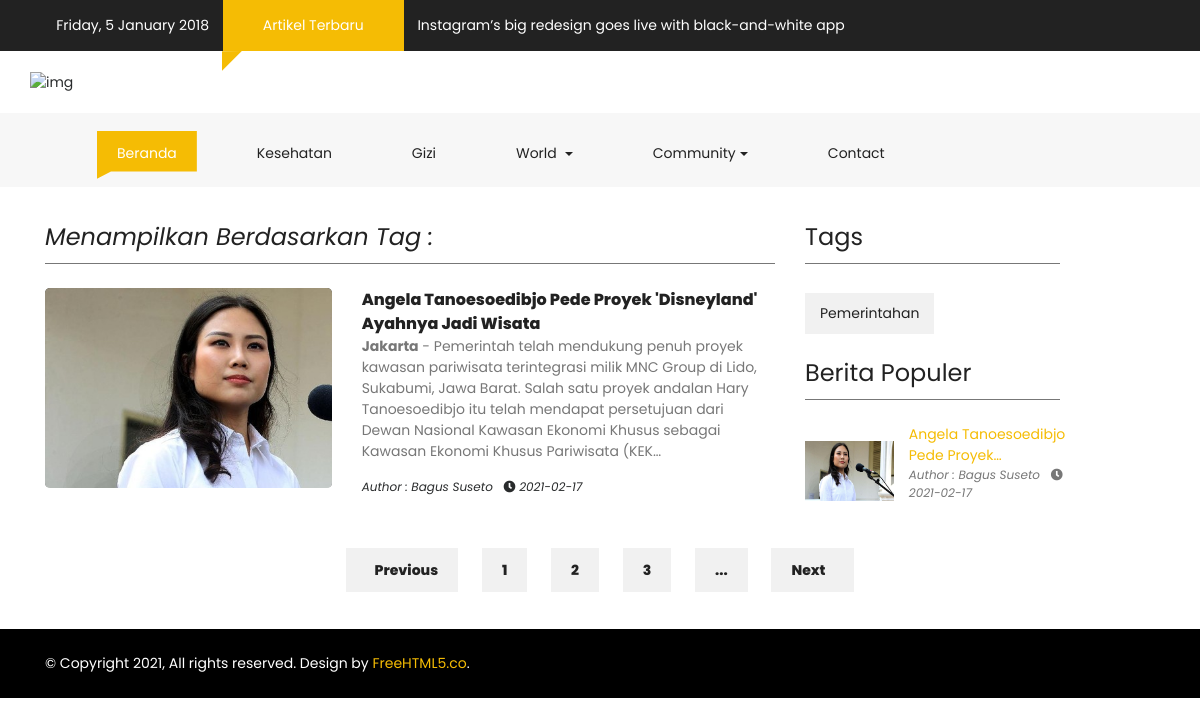
Screenshot of /Blog/tag/Pemerintahan with the database file from the repository.
### tables this page shows
CREATE TABLE `artikel` (
  `id` int(11) NOT NULL,
  `tanggal` date NOT NULL,
  `judul_artikel` varchar(100) NOT NULL,
  `video` text NOT NULL,
  `image` text NOT NULL,
  `deskripsi` text NOT NULL,
  `author` varchar(50) NOT NULL,
  `tag` varchar(50) NOT NULL
);

### application/controllers/Blog.php (called while the page is built, shortened)
<?php
class Blog extends CI_Controller
{
    public function __construct()
    {
        $this->load->model('M_artikel');
    }
    public function tag($id)
    {
        $data['artikel'] = $this->M_artikel->get_by_tag()->result_array();
        $data['title'] = 'Healtify - Tag';
        $this->load->view('index-templates/header', $data);
        $this->load->view('blog/tag', $data);
        $this->load->view('index-templates/footer');
    }
}

### index.php (called while the page is built, shortened)
<?php
require_once BASEPATH.'core/CodeIgniter.php';

### application/models/M_artikel.php (called while the page is built, shortened)
<?php
class M_artikel extends CI_Model
{
    public function get_by_tag()
    {
        $this->db->order_by('id', 'DESC');
        $this->db->where('tag', $this->uri->segment(3));
        return $this->db->get('artikel');
    }
}

### application/views/blog/tag.php (the view, shortened to what this page needs)
<div class="container-fluid pb-4 pt-4 paddding">
    <div class="container paddding">
        <div class="row mx-0">
            <div class="col-md-8 animate-box" data-animate-effect="fadeInLeft">
                <div>
                    <div class="fh5co_heading fh5co_heading_border_bottom py-2 mb-4" style="font-style: oblique;">Menampilkan Berdasarkan Tag : </div>
                </div>
                <?php foreach ($artikel as $row) : ?>
                    <div class="row pb-4">
                        <div class="col-md-5">
                            <div class="fh5co_hover_news_img">
                                <div class="fh5co_news_img"><img src="<?= base_url('assets/img/artikel/') . $row['image'] ?>" alt="" /></div>
                            </div>
                        </div>
                        <div class="col-md-7 animate-box">
                            <a href="<?= base_url('Blog/artikel/') . $row['id'] ?>" class="fh5co_magna py-2"> <?= $row['judul_artikel'] ?> </a>
                            <div class="fh5co_consectetur"> <?= htmlspecialchars_decode(character_limiter($row['deskripsi'], 350)); ?>
                            </div>
                            <p style="font-style: oblique; text-color:grey; font-size:12px;">Author : <?= $row['author'] ?> &nbsp; <i class="fas fa-clock"></i> <?= $row['tanggal'] ?></p>
                        </div>
                    </div>
                <?php endforeach; ?>
            </div>
            <div class=" col-md-3 animate-box" data-animate-effect="fadeInRight">
                <div>
                    <div class="fh5co_heading fh5co_heading_border_bottom py-2 mb-4">Tags</div>
                </div>
                <div class="fh5co_tags_all">
                    <?php foreach ($artikel as $row) : ?>
                        <a href="<?= base_url('Blog/tag/') . $row['tag'] ?>" class="fh5co_tagg"><?= $row['tag'] ?></a>
                    <?php endforeach; ?>
                </div>
                <div>
                    <div class="fh5co_heading fh5co_heading_border_bottom pt-3 py-2 mb-4">Berita Populer</div>
                </div>
                <?php foreach ($artikel as $row) : ?>
                    <div class="row pb-3">
                        <div class="col-5 align-self-center">
                            <a href="<?= base_url('Blog/artikel/') . $row['id'] ?>"><img src="<?= base_url('assets/img/artikel/') . $row['image'] ?>" alt="img" class="fh5co_most_trading"></a>
                        </div>
                        <div class="col-7 paddding">
                            <div class="most_fh5co_treding_font" style="text-decoration:none;"> <a href="<?= base_url('Blog/artikel/') . $row['id'] ?>"><?= character_limiter($row['judul_artikel'], 30) ?></a></div>
                            <div class="most_fh5co_treding_font_123">
                                <p style="font-style: oblique; text-color:grey; font-size:12px;">Author : <?= $row['author'] ?> &nbsp; <i class="fas fa-clock"></i> <?= $row['tanggal'] ?></p>
                            </div>
                        </div>
                    </div>
                <?php endforeach; ?>
            </div>
        </div>
        <div class="row mx-0 animate-box" data-animate-effect="fadeInUp">
            <div class="col-12 text-center pb-4 pt-4">
                <a href="#" class="btn_mange_pagging"><i class="fa fa-long-arrow-left"></i>&nbsp;&nbsp; Previous</a>
                <a href="#" class="btn_pagging">1</a>
                <a href="#" class="btn_pagging">2</a>
                <a href="#" class="btn_pagging">3</a>
                <a href="#" class="btn_pagging">...</a>
                <a href="#" class="btn_mange_pagging">Next <i class="fa fa-long-arrow-right"></i>&nbsp;&nbsp; </a>
            </div>
        </div>
    </div>
</div>

### assets/css/style_1.css (style rules this page uses)
a,a:hover { color:#f5bc04 }
.paddding { padding-left:0 !important;padding-right:0 !important }
.fh5co_heading { font-size:20px;color:#424040 }
.fh5co_heading_border_bottom { border-bottom:1px solid #777 }
.fh5co_news_img { height:200px;-webkit-border-radius:5px;-moz-border-radius:5px;-ms-border-radius:5px;border-radius:5px;overflow:hidden;position:relative;top:0;-webkit-box-shadow:inset 0 2px 3px 1px;-moz-box-shadow:inset 0 2px 3px 1px;-o-box-shadow:inset 0 2px 3px 1px;box-shadow:inset 0 2px 3px 1px;-moz-transition:all all 0.5s ease;-o-transition:all all 0.5s ease;-webkit-transition:all all 0.5s ease;-ms-transition:all all 0.5s ease;transition:all all 0.5s ease }
.fh5co_news_img>img { height:260px;min-width:100% }
.fh5co_magna { font-size:16px;color:#222 !important;font-weight:800 }
.fh5co_consectetur { font-size:14px;color:#777 }
.fh5co_tagg { background:#f1f1f1;padding:10px 15px;color:#222;-moz-transition:all .5s ease;-o-transition:all .5s ease;-webkit-transition:all .5s ease;-ms-transition:all .5s ease;transition:all .5s ease;margin-right:8px;margin-top:5px;margin-bottom:5px;display:inline-block }
.fh5co_most_trading { height:60px;width:100% }
.most_fh5co_treding_font_123 { font-size:12px;color:#777 }
.btn_mange_pagging { background:#f1f1f1;padding:12px 20px;color:#222 !important;font-weight:800;margin:0 10px;-moz-transition:all .5s ease;-o-transition:all .5s ease;-webkit-transition:all .5s ease;-ms-transition:all .5s ease;transition:all .5s ease }
.btn_pagging { background:#f1f1f1 !important;color:#222;padding:12px 20px !important;font-weight:800;margin:0 10px;-moz-transition:all .5s ease;-o-transition:all .5s ease;-webkit-transition:all .5s ease;-ms-transition:all .5s ease;transition:all .5s ease }
.fh5co_heading { font-size:24px;color:#222 }
.js .animate-box { opacity:0 }

### rows the page displays
artikel: image (picture), judul_artikel "Angela Tanoesoedibjo Pede Proyek 'Disneyland' Ayahnya Jadi Wisata", deskripsi "Jakarta - Pemerintah telah mendukung penuh proyek kawasan pariwisata terintegrasi milik MNC Group di Lido, Sukabumi, Jawa Barat. Salah satu proyek andalan Hary Tanoesoedibjo itu telah mendapat persetujuan dari Dewan Nasional Kawasan Ekonomi Khusus sebagai Kawasan Ekonomi Khusus Pariwisata (KEK…", author "Bagus Suseto", tanggal "2021-02-17", tag "Pemerintahan", judul_artikel "Angela Tanoesoedibjo Pede Proyek…"
